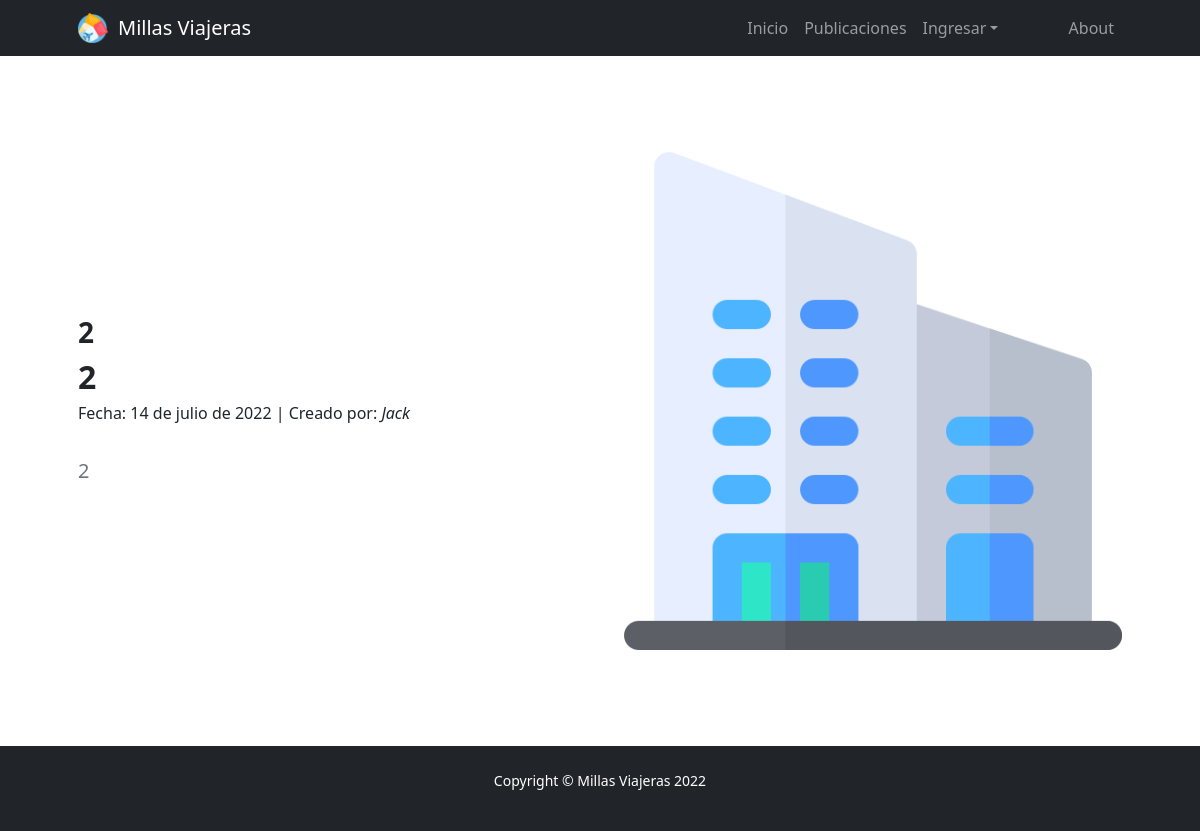
The page /millasviajerasapp/publicaciones/3 on the database as committed earlier.
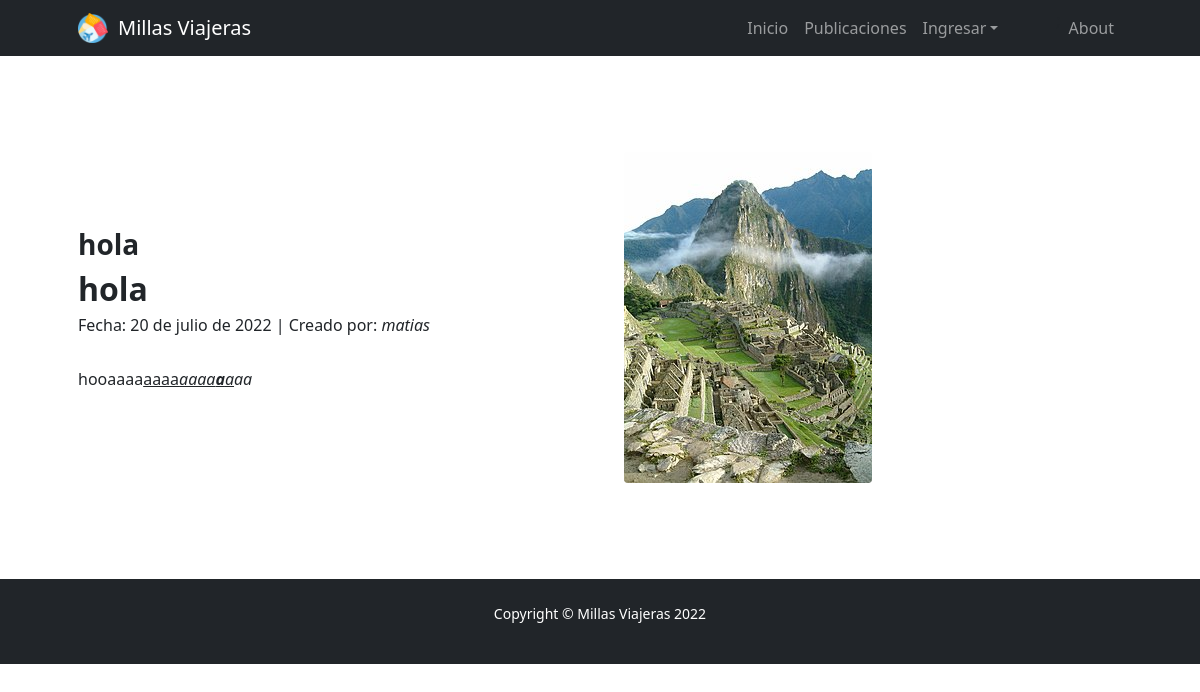
The same page on the database as committed later.
### MillasViajerasApp/models.py (models this page shows)
class Publicaciones(models.Model):
    imagen = models.ImageField(null=True, blank=True)
    pais = models.CharField(max_length=50)
    titulo = models.CharField(max_length=50)
    descripcion = RichTextField(blank=True , null=True)
    fecha_viaje = models.DateField()
    autor = models.ForeignKey(User, null=True, on_delete=models.SET_NULL)
    class Meta:
        verbose_name_plural = "Publicaciones"
        db_table = "imageupload"

### MillasViajerasApp/views.py (the view)
# urls.py: path('publicaciones/<pk>', ver_publicacion.as_view(), name='ver_publicacion'),
class ver_publicacion(DetailView):
    model = Publicaciones
    template_name = "MillasViajerasApp/ver_publicacion.html"

### MillasViajerasApp/templates/MillasViajerasApp/ver_publicacion.html (shortened to what this page needs)
{%extends "MillasViajerasApp/base.html"%}
{%block contenido%}
    <section class="py-5">
        <div class="container px-5 my-5">
            <div class="row gx-5 align-items-center">
                <div class="col-lg-6 order-first order-lg-last"><img class="img-fluid rounded mb-5 mb-lg-0" src="{{publicaciones.imagen.url}}" alt="..." /></div>
                <div class="col-lg-6">
                    <h3 class="fw-bolder">{{ publicaciones.pais }}</h3>
                    <h2 class="fw-bolder">{{ publicaciones.titulo }}</h2>
                    <h6>Fecha: {{publicaciones.fecha_viaje}} | Creado por: <i>{{publicaciones.autor}}</i></h6>
                    <br>
                    <p class="lead fw-normal text-muted mb-0">{{ publicaciones.descripcion|safe }}</p>
                </div>
            </div>
        </div>
    </section>
{%endblock%}

Rows that differ between the two databases and show on the page:
changed Publicaciones: imagen: a different picture; pais "2" → "hola"; titulo "2" → "hola"; fecha_viaje "14 de julio de 2022" → "20 de julio de 2022"; autor "Jack" → "matias"; descripcion "2" → "hooaaaa aaaa aaaa a a aa"
